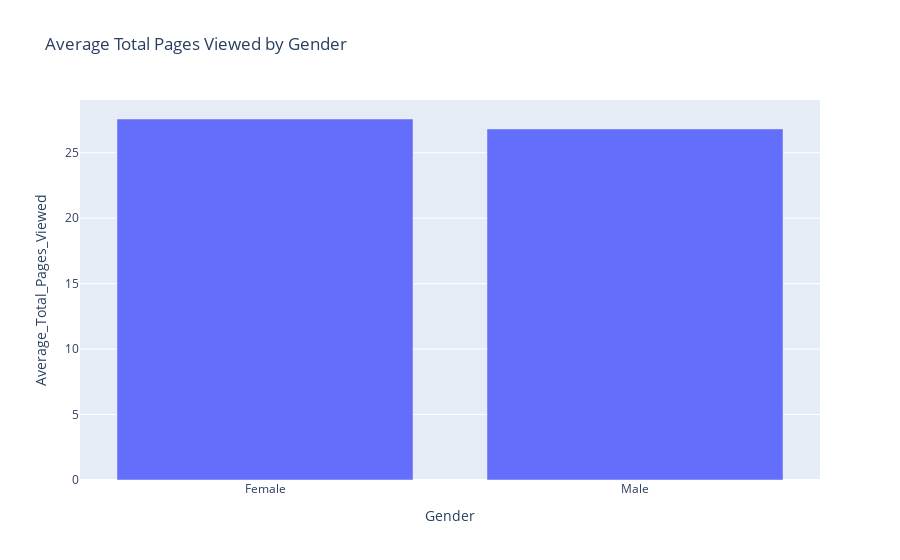

Write notebook code for a chart like this one.
### Code cell
# Average total pages viewd by gender. 
# Grouped Analysis.
gender_grouped = data.groupby('Gender')['Total_Pages_Viewed'].mean().reset_index()
gender_grouped.columns = ['Gender','Average_Total_Pages_Viewed']
fig = px.bar(gender_grouped, x = 'Gender', y = 'Average_Total_Pages_Viewed', title = 'Average Total Pages Viewed by Gender')
fig.show()

### Figure 1 — Plotly figure (JSON) as saved in the notebook; plotly's stock layout.template omitted (floating-point values rounded to 4 significant figures)
{"data": [{"alignmentgroup": "True", "hovertemplate": "Gender=%{x}<br>Average_Total_Pages_Viewed=%{y}<extra></extra>", "legendgroup": "", "marker": {"color": "#636efa", "pattern": {"shape": ""}}, "name": "", "offsetgroup": "", "orientation": "v", "showlegend": false, "textposition": "auto", "type": "bar", "x": ["Female", "Male"], "xaxis": "x", "y": [27.58, 26.82], "yaxis": "y"}], "layout": {"autosize": true, "barmode": "relative", "legend": {"tracegroupgap": 0}, "title": {"text": "Average Total Pages Viewed by Gender"}, "xaxis": {"anchor": "y", "autorange": true, "domain": [0, 1], "range": [-0.5, 1.5], "title": {"text": "Gender"}, "type": "category"}, "yaxis": {"anchor": "x", "autorange": true, "domain": [0, 1], "range": [0, 29.03], "title": {"text": "Average_Total_Pages_Viewed"}, "type": "linear"}}}
